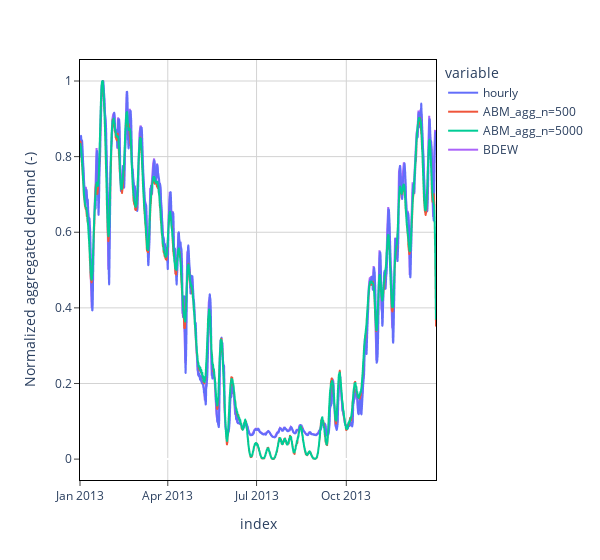

This figure's notebook cell:
### Code cell
import plotly.graph_objects as go


plot_frame = pd.concat(
    [
        ot_h_ref["hourly"].div(ot_h_ref["hourly"].max()),
        # generate_agg_heat_demand(ontario_temp,t_shift=3*roll_dt, n_random_samples=200),
        generate_agg_heat_demand(ontario_temp,t_shift=3*roll_dt, n_random_samples=500),
        # generate_agg_heat_demand(ontario_temp,t_shift=3*roll_dt, n_random_samples=1000),
        generate_agg_heat_demand(ontario_temp,t_shift=3*roll_dt, n_random_samples=5000),
    ], axis=1
)
fig = px.line(plot_frame)
fig.add_trace(go.Scatter(x=ot_daily_ref.index, y=ot_daily_ref["daily"]/ot_daily_ref["daily"].max(), name="BDEW"))

t_diff = 20 - ontario_temp

# fig.add_trace(go.Scatter(x=t_diff.index, y=t_diff.values/t_diff.values.max(), name="20°C - T_outside"))
fig.update_layout(plot_bgcolor='white', width=600)
fig.update_xaxes(
    mirror=True,
    ticks='outside',
    showline=True,
    linecolor='black',
    gridcolor='lightgrey'
)
fig.update_yaxes(
    mirror=True,
    ticks='outside',
    showline=True,
    linecolor='black',
    gridcolor='lightgrey',
    title="Normalized aggregated demand (-)"
)

### Figure 1 — Plotly figure (JSON) as saved in the notebook; plotly's stock layout.template omitted (floating-point values rounded to 4 significant figures; data arrays with more than 128 entries replaced by an {"elided": "..."} marker saying what was removed)
{"data": [{"hovertemplate": "variable=hourly<br>index=%{x}<br>value=%{y}<extra></extra>", "legendgroup": "hourly", "line": {"color": "#636efa", "dash": "solid"}, "marker": {"symbol": "circle"}, "mode": "lines", "name": "hourly", "showlegend": true, "type": "scattergl", "x": {"elided": "8760 str values"}, "xaxis": "x", "y": {"elided": "8760 float values"}, "yaxis": "y"}, {"hovertemplate": "variable=ABM_agg_n=500<br>index=%{x}<br>value=%{y}<extra></extra>", "legendgroup": "ABM_agg_n=500", "line": {"color": "#EF553B", "dash": "solid"}, "marker": {"symbol": "circle"}, "mode": "lines", "name": "ABM_agg_n=500", "showlegend": true, "type": "scattergl", "x": {"elided": "8760 str values"}, "xaxis": "x", "y": {"elided": "8760 float values"}, "yaxis": "y"}, {"hovertemplate": "variable=ABM_agg_n=5000<br>index=%{x}<br>value=%{y}<extra></extra>", "legendgroup": "ABM_agg_n=5000", "line": {"color": "#00cc96", "dash": "solid"}, "marker": {"symbol": "circle"}, "mode": "lines", "name": "ABM_agg_n=5000", "showlegend": true, "type": "scattergl", "x": {"elided": "8760 str values"}, "xaxis": "x", "y": {"elided": "8760 float values"}, "yaxis": "y"}, {"name": "BDEW", "type": "scatter", "x": {"elided": "365 str values"}, "y": {"elided": "365 float values"}}], "layout": {"legend": {"title": {"text": "variable"}, "tracegroupgap": 0}, "margin": {"t": 60}, "plot_bgcolor": "white", "width": 600, "xaxis": {"anchor": "y", "domain": [0, 1], "gridcolor": "lightgrey", "linecolor": "black", "mirror": true, "showline": true, "ticks": "outside", "title": {"text": "index"}}, "yaxis": {"anchor": "x", "domain": [0, 1], "gridcolor": "lightgrey", "linecolor": "black", "mirror": true, "showline": true, "ticks": "outside", "title": {"text": "Normalized aggregated demand (-)"}}}}
